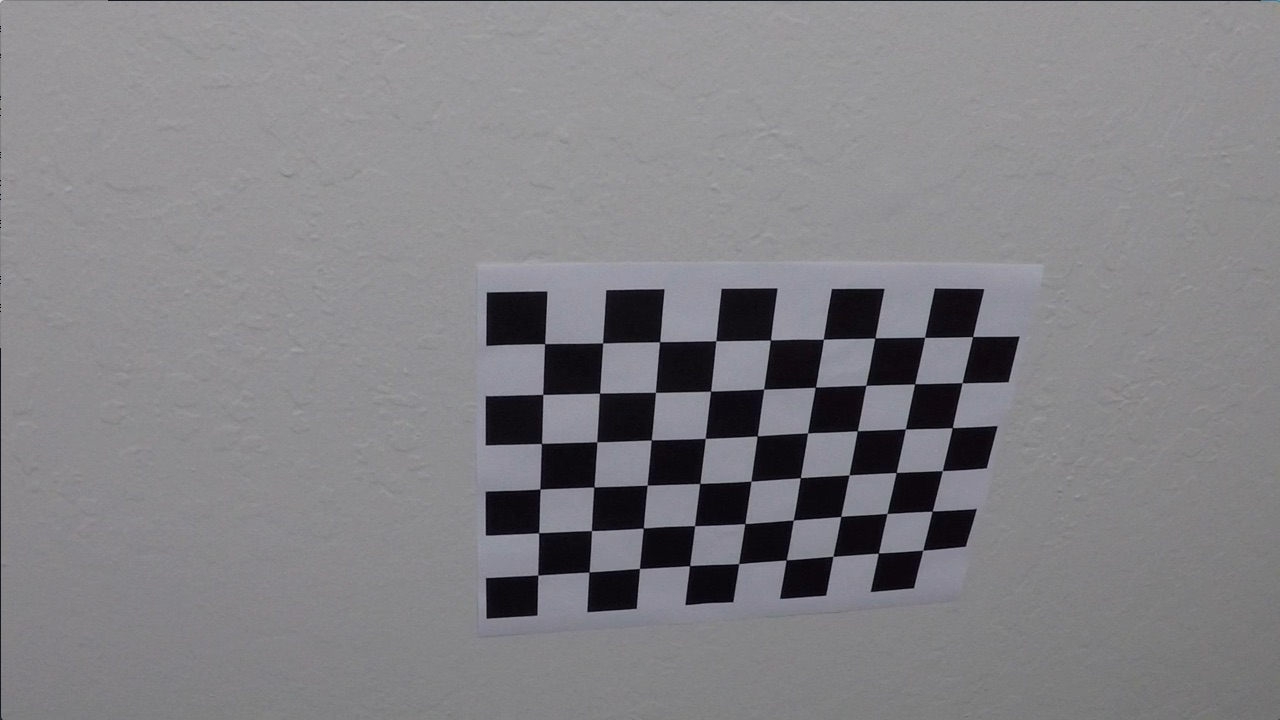
#> input picture proj2_advanced_lane_finding/camera_cal/calibration10.jpg, 1280 x 720 px; its folder holds only this picture in this run
$ jupyter execute --allow-errors 'Advanced Lane Finding.ipynb'   (older library calls are emulated)
#> lines starting #> are read from the running program, lines starting #| are printed output that depends on the picture; after the words box and inside, x2 and y2 are one past the last pixel; in counts of white or black regions, pixels touching at a corner belong together
## Advanced Lane Finding Project

The goals / steps of this project are the following:

* Compute the camera calibration matrix and distortion coefficients given a set of chessboard images.
* Apply a distortion correction to raw images.
* Use color transforms, gradients, etc., to create a thresholded binary image.
* Apply a perspective transform to rectify binary image ("birds-eye view").
* Detect lane pixels and fit to find the lane boundary.
* Determine the curvature of the lane and vehicle position with respect to center.
* Warp the detected lane boundaries back onto the original image.
* Output visual display of the lane boundaries and numerical estimation of lane curvature and vehicle position.

---
## First, I'll compute the camera calibration using chessboard images

[cell 1]
import numpy as np
import cv2
import glob
import matplotlib.pyplot as plt

[cell 2]
def debugg(s):
    if (true):
        print(s)

[cell 3]
def getCalibrateMtx():
    # prepare object points, like (0,0,0), (1,0,0), (2,0,0) ....,(6,5,0)
    objp = np.zeros((6*9,3), np.float32)
    objp[:,:2] = np.mgrid[0:9,0:6].T.reshape(-1,2)

    # Arrays to store object points and image points from all the images.
    objpoints = [] # 3d points in real world space
    imgpoints = [] # 2d points in image plane.

    # Make a list of calibration images
    images = glob.glob('camera_cal/calibration*.jpg')
    img_size = cv2.imread(images[0]).shape[1::-1]
#> img_size = (1280, 720)

    # Step through the list and search for chessboard corners
    for fname in images:
        img = cv2.imread(fname)
#> img is the input picture: shape (720, 1280, 3); mean B, G, R 133.1, 129.4, 130.2
        gray = cv2.cvtColor(img,cv2.COLOR_BGR2GRAY)

        # Find the chessboard corners
        ret, corners = cv2.findChessboardCorners(gray, (9,6),None)
#> ret = True; corners = 54 rows, first 8: [545.3, 343.1], [602.7, 342.8], [660.1, 341.3], [715.8, 340.7], [770.6, 340], [823.5, 339.2], [874.3, 338.5], [925.1, 337.4]

        # If found, add object points, image points
        if ret == True:
            objpoints.append(objp)
            imgpoints.append(corners)

    ret, mtx, dist, rvecs, tvecs = cv2.calibrateCamera(objpoints, imgpoints, img_size, None, None)
#> ret = 0.68; mtx = [[1143.7, 0, 681.7], [0, 1109.2, 367.7], [0, 0, 1]]; dist = [[-0.515, 2.99, -0.00876, 0.00937, 1.41]]; rvecs = ([0.451, -0.252, 0.0361],); tvecs = ([-2.31, -0.422, 19.12],)

    return mtx, dist

mtx, dist = getCalibrateMtx()
#> dist = [[-0.515, 2.99, -0.00876, 0.00937, 1.41]]
# dst = cv2.undistort(img, mtx, dist, None, mtx)

def distCorrection(img):
    return cv2.undistort(img, mtx, dist, None, mtx)

#> (a cell that did not finish here is left out)

[cell 5]
def matchLaneLines():
    # Pick lines for getting perspective transformation matrix
    straight = plt.imread("test_images/straight_lines1.jpg")
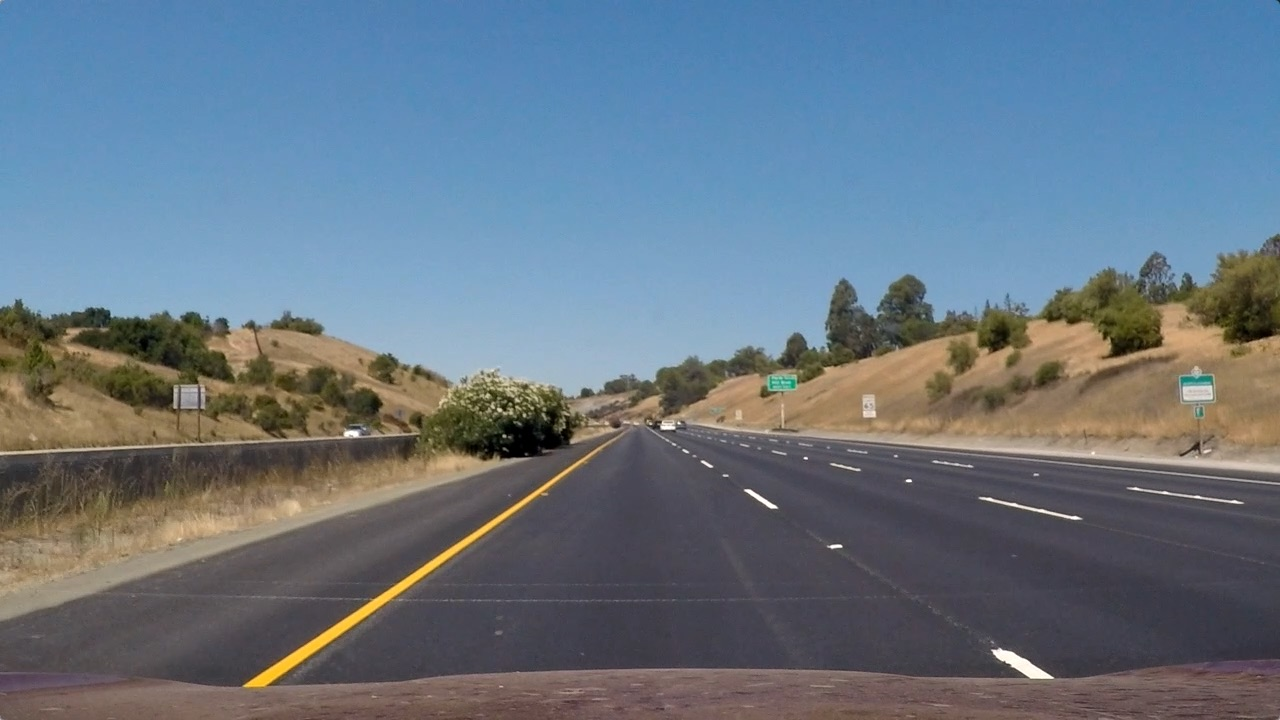
#> input picture proj2_advanced_lane_finding/test_images/straight_lines1.jpg, 1280 x 720 px
#> straight is the input picture: shape (720, 1280, 3); mean R, G, B 103.2, 117.7, 131.2
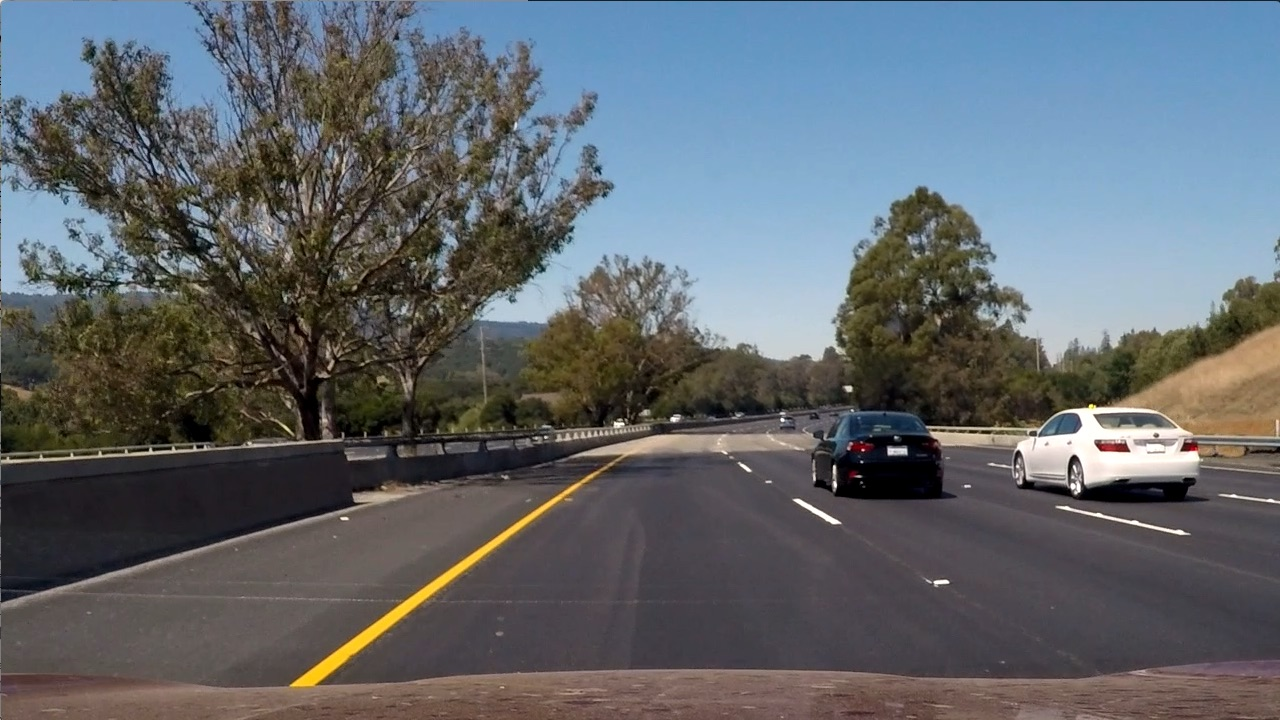
#> input picture proj2_advanced_lane_finding/test_images/test6.jpg, 1280 x 720 px
#> further down, img is the input picture: shape (720, 1280, 3); mean R, G, B 97, 102.6, 107.9
    cv2.line(straight, (560, 470), (230, 700), color=(255,0,0), thickness=5)
    cv2.line(straight, (730, 470), (1080, 700), color=(255,0,0), thickness=5)
    plt.imshow(straight)
    # plt.imsave('writeup_imgs/matched_p_trans_points.jpg', straight)
matchLaneLines()

Note: don't pick points too far away, pixels far away will get way more distorted after prespective transformation

[cell 6]
# [12 lines left out: function getPerspectiveM, not called in this run]

#> (the rest of this cell did not finish here and is left out)

#> (a cell that did not finish here is left out)

[cell 8]
# Input should be undistored images from previous step, should be read with plt.imread() -- RGB

def vertical_grad_thresh(img, sobel_kernel=3, thresh=(30, 100)):
    # Apply the following steps to img
    # 1) Convert to grayscale
    # 2) Take the derivative in x or y given orient = 'x' or 'y'
    # 3) Take the absolute value of the derivative or gradient
    # 4) Scale to 8-bit (0 - 255) then convert to type = np.uint8
    # 5) Create a mask of 1's where the scaled gradient magnitude
            # is > thresh_min and < thresh_max
    # 6) Return this mask as your binary_output image

#> called with sobel_kernel = 15, thresh = (20, 150)
    gray = cv2.cvtColor(img, cv2.COLOR_RGB2GRAY)
    sobel = cv2.Sobel(gray, cv2.CV_64F, 1, 0)
    abs_sobel = np.absolute(sobel)
    scaled_sobel = np.uint8(255*abs_sobel/np.max(abs_sobel))

    sxbin = np.zeros_like(scaled_sobel)
    sxbin[(scaled_sobel >= thresh[0]) & (scaled_sobel <= thresh[1])] = 1

    return sxbin

[cell 9]
# direction of gradient

def dir_grad_threshold(img, sobel_kernel=3, thresh=(0, np.pi/2)):
    # Apply the following steps to img
    # 1) Convert to grayscale
    # 2) Take the gradient in x and y separately
    # 3) Take the absolute value of the x and y gradients
    # 4) Use np.arctan2(abs_sobely, abs_sobelx) to calculate the direction of the gradient
    # 5) Create a binary mask where direction thresholds are met
    # 6) Return this mask as your binary_output image

    gray = cv2.cvtColor(img, cv2.COLOR_RGB2GRAY)
    sobelx = cv2.Sobel(gray, cv2.CV_64F, 1, 0, ksize=sobel_kernel)
    sobely = cv2.Sobel(gray, cv2.CV_64F, 0, 1, ksize=sobel_kernel)

    grad_dir = np.arctan2(np.absolute(sobely), np.absolute(sobelx)) # note it's acrtan2(y, x)

    grad_bin = np.zeros_like(grad_dir)
    grad_bin[(grad_dir >= thresh[0]) & (grad_dir <= thresh[1])] = 1

    return grad_bin

[cell 10]
def gray_color_threshold(img, thresh=(30, 100)):
    gray = cv2.cvtColor(img, cv2.COLOR_RGB2GRAY)

    gray_bin = np.zeros_like(gray)
    gray_bin[(gray >= thresh[0]) & (gray <= thresh[1])] = 1

    return gray_bin

[cell 11]
def hls_color_threshold(img, s_thresh=(170, 255), h_thresh=(15, 100)):
    hls = cv2.cvtColor(img, cv2.COLOR_RGB2HLS)
    H = hls[:,:,0]
    S = hls[:,:,2]

    hs_bin = np.zeros_like(H)
    hs_bin[((S >= s_thresh[0]) & (S <= s_thresh[1])) & ((H >= h_thresh[0]) & (H <= h_thresh[1]))] = 1

    return hs_bin

[cell 12]
# Define a class to receive the characteristics of each line detection
class Line():
    def __init__(self):

        # x values of the last n fits of the line
        self.recent_xfitted = []
        #average x values of the fitted line over the last n iterations
        self.bestx = None

        #radius of curvature of the line in some units
        self.radius_of_curvature = None
        #distance in meters of vehicle center from the line
        self.line_base_pos = None

        # was the line detected in the last iteration?
        self.detected = False
        #polynomial coefficients averaged over the last n iterations
        self.best_fit = None
        #polynomial coefficients for the most recent fit
        self.current_fit = [np.array([False])]
        self.last_n_fits = []

        #difference in fit coefficients between last and new fits
        self.diffs = np.array([0,0,0], dtype='float')
        self.maxdiff = [0,0,0]

        #x values for detected line pixels
        self.allx_curr = []
        self.anchor_x = np.array([], dtype='float')

        #y values for detected line pixels
        self.ally_curr = []
        self.anchor_y = np.array([], dtype='float')

        # x value where the current fitted line intersect with bottom of the image
        self.basex = 0

    def save(self):
        self.allx_prev = self.allx_curr
        self.ally_prev = self.ally_curr

    def allx(self):
        return np.int32(np.concatenate((self.allx_curr, self.anchor_x)))

    def ally(self):
        return np.int32(np.concatenate((self.ally_curr, self.anchor_y)))

    # [6 lines left out: function updateFit, not called in this run]

    def updateAnchorPoints(self):
        self.anchor_x = self.best_fit[0] * self.anchor_y ** 2 + self.best_fit[1] * self.anchor_y + self.best_fit[2]

[cell 13]
# [78 lines left out: function slidingWindow, not called in this run]

[cell 14]
# [41 lines left out: function searchAroundLanes, not called in this run]

[cell 15]
# [18 lines left out: function drawPixelsWithLaneLines, not called in this run]

[cell 16]
# Define conversions in x and y from pixels space to meters
ym_per_pix = 30/720 # meters per pixel in y dimension
xm_per_pix = 3.7/700 # meters per pixel in x dimension

# [73 lines left out: functions visualize, measure_curvature, not called in this run]

[cell 17]
# [5 lines left out: function fitLine, not called in this run]

[cell 18]
# Return binary warped lane pixels
# [26 lines left out: function processImg, not called in this run]

[cell 19]
# Return binary warped lane pixels
def processImgWithImgLog(undist):
    # blur
    kernel_size = 5
    undist_blur = cv2.GaussianBlur(undist, (kernel_size, kernel_size), 0)

    # combining color, gradient methods to get binary image
    sobel_size = 15
    ver_grad_bin = vertical_grad_thresh(undist_blur, sobel_size, (20, 150))
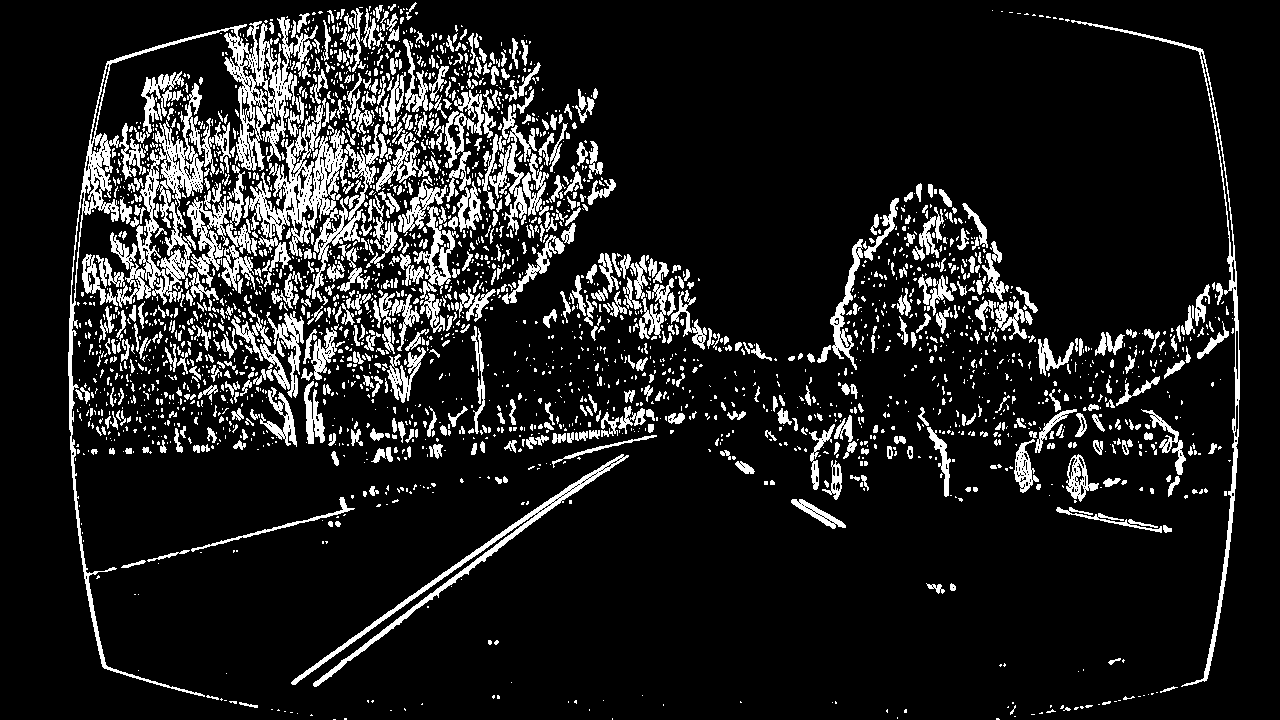
#> ver_grad_bin: shape (720, 1280); values 0 (black) and 1 (white), 12.4% white; 2749 white regions (2066 under 20 px), largest, box (x1, y1, x2, y2) and area: (68, 17, 294, 697) 9348, (96, 83, 215, 308) 6610, (243, 98, 348, 257) 5234
    plt.imsave('writeup_imgs/4.ver_grad_bin.jpg', ver_grad_bin, cmap='gray')
    dir_grad_bin = dir_grad_threshold(undist_blur, sobel_size, (0.45, 1.15))
#> dir_grad_bin: shape (720, 1280) float64; values 0 (black) and 1 (white), 32.8% white; 4820 white regions (3583 under 20 px), largest, box (x1, y1, x2, y2) and area: (274, 1, 764, 442) 43584, (589, 456, 1017, 679) 25362, (859, 152, 1236, 472) 24683
    plt.imsave('writeup_imgs/4.dir_grad_bin.jpg', dir_grad_bin, cmap='gray')

    gray_bin = gray_color_threshold(undist_blur, thresh=(170, 255))
#> gray_bin: shape (720, 1280); values 0 (black) and 1 (white), 9.1% white; 115 white regions (78 under 20 px), largest, box (x1, y1, x2, y2) and area: (478, 183, 897, 361) 37865, (944, 187, 1232, 366) 30333, (935, 407, 1183, 486) 7478
    plt.imsave('writeup_imgs/4.gray_bin.jpg', gray_bin, cmap='gray')
    hs_bin = hls_color_threshold(undist_blur, s_thresh=(170,255), h_thresh=(10,100))
#> in hls_color_threshold, `hls = cv2.cvtColor(img, cv2.COLOR_RGB2HLS)`: hls: shape (720, 1280, 3); mean of channels 0, 1, 2 67, 87.9, 47.6
#> hs_bin: shape (720, 1280); values 0 (black) and 1 (white), 0.68% white; 241 white regions (213 under 20 px), largest, box (x1, y1, x2, y2) and area: (296, 487, 575, 686) 2709, (1075, 408, 1179, 477) 1900, (1053, 440, 1072, 450) 128
    plt.imsave('writeup_imgs/4.hs_bin.jpg', hs_bin, cmap='gray')

    combined_grad_bin = np.zeros_like(ver_grad_bin)
    combined_grad_bin[(ver_grad_bin > 0) | (dir_grad_bin > 0)] = 1
    plt.imsave('writeup_imgs/4.combined_grad_bin.jpg', combined_grad_bin, cmap='gray')

    combined_color_bin = np.zeros_like(gray_bin)
    combined_color_bin[(gray_bin > 0) | (hs_bin > 0)] = 1
    plt.imsave('writeup_imgs/4.combined_color_bin.jpg', combined_color_bin, cmap='gray')

    combined = np.zeros_like(gray_bin)
    combined[((ver_grad_bin > 0) & (dir_grad_bin > 0)) | ((gray_bin > 0) & (hs_bin > 0))] = 1
    plt.imsave('writeup_imgs/4.combined_bin.jpg', combined, cmap='gray')
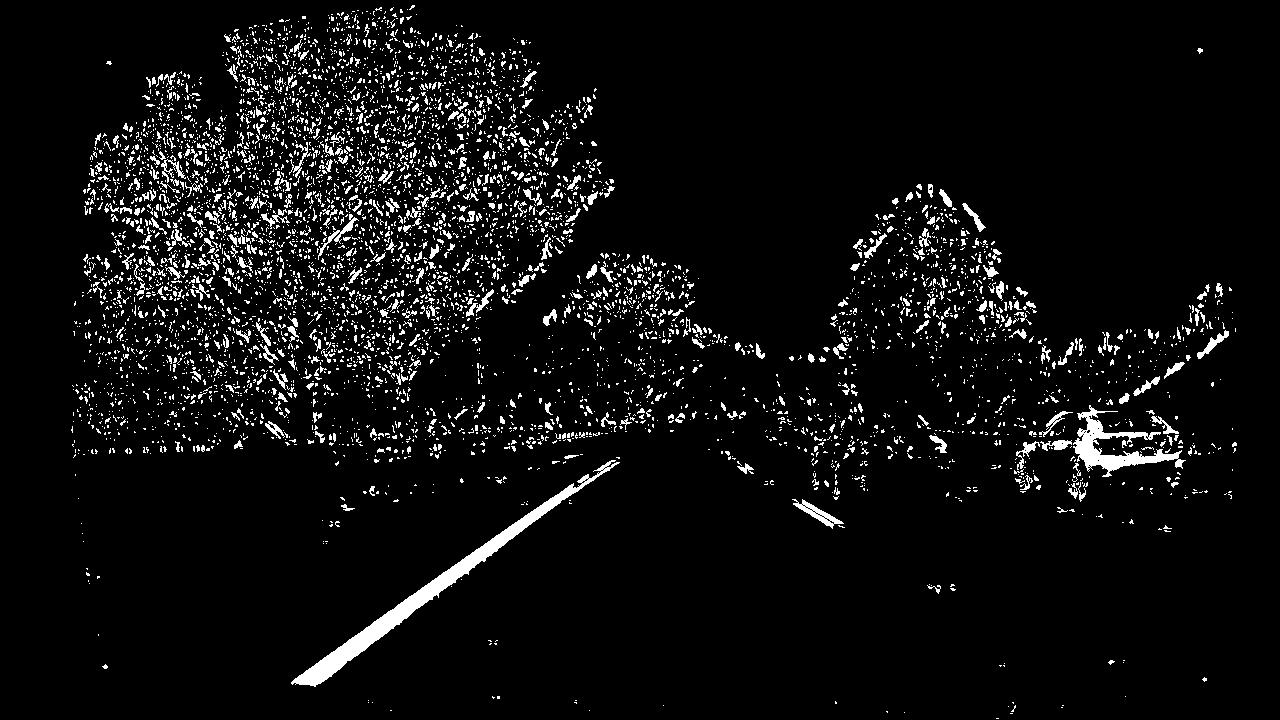
#> saved as 4.combined_bin.jpg: shape (720, 1280, 3); min 0, max 255, mean 15.7

    # Perspective transformation
    rectified_lane = prespetiveTransform(combined)
    plt.imsave('writeup_imgs/4.rectified.jpg', rectified_lane, cmap='gray')

    return rectified_lane

[cell 20]
# [17 lines of commented-out code are left out]


img = plt.imread('test_images/test6.jpg')
undist = distCorrection(img)
plt.imsave('writeup_imgs/3.undist_test.jpg', undist)
#> (the rest of this cell did not finish here and is left out)
